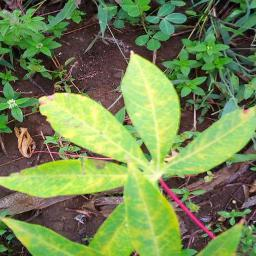
#> input picture AnalyseCassacaDiseases/images/4.jpg, 256 x 256 px
$ python -i _api_analyse_symptomes_racine.py   (imports and definitions only)   (older library calls are emulated)
#> lines starting #> are read from the running program, lines starting #| are printed output that depends on the picture; after the words box and inside, x2 and y2 are one past the last pixel; in counts of white or black regions, pixels touching at a corner belong together
from flask import Flask, request, jsonify
import cv2
import numpy as np
from skimage.feature import graycomatrix, graycoprops

# [1 line not run here, left out]

def detecter_deformations(image_racines):
    # Convertir l'image en niveaux de gris
    gray = cv2.cvtColor(image_racines, cv2.COLOR_BGR2GRAY)

    # Appliquer un flou gaussien pour réduire le bruit
    blurred = cv2.GaussianBlur(gray, (5, 5), 0)

    # Appliquer une binarisation adaptative
    thresh = cv2.adaptiveThreshold(blurred, 255, cv2.ADAPTIVE_THRESH_GAUSSIAN_C, cv2.THRESH_BINARY_INV, 11, 2)

    # Trouver les contours des objets dans l'image
    contours, _ = cv2.findContours(thresh, cv2.RETR_EXTERNAL, cv2.CHAIN_APPROX_SIMPLE)

    # Calculer la proportion de la zone déformée par rapport à la zone totale de l'image
    area_total = gray.shape[0] * gray.shape[1]
    area_deformed = sum(cv2.contourArea(contour) for contour in contours)

    proportion_deformation = area_deformed / area_total
    return proportion_deformation

def detecter_decolorations(image_racines):
    # Convertir l'image en espace de couleur Lab
    lab = cv2.cvtColor(image_racines, cv2.COLOR_BGR2Lab)

    # Séparer les canaux de couleur Lab
    l, _, _ = cv2.split(lab)

    # Calculer la moyenne et l'écart type du canal L (luminance)
    l_mean, l_std = cv2.meanStdDev(l)

    # Définir une plage de valeurs pour la luminance
    l_low = l_mean - l_std
    l_high = l_mean + l_std

    # Créer un masque pour les zones décolorées
    mask_decoloration = cv2.inRange(l, l_low, l_high)

    # Calculer la proportion de pixels décolorés par rapport à la zone totale
    area_total = lab.shape[0] * lab.shape[1]
    area_decoloration = cv2.countNonZero(mask_decoloration)
    proportion_decoloration = area_decoloration / area_total

    return proportion_decoloration

def analyser_texture_racines(image_racines):
    # Convertir l'image en niveaux de gris
    image_gray = cv2.cvtColor(image_racines, cv2.COLOR_BGR2GRAY)

    # Calculer la matrice de co-occurrence de niveaux de gris
    distances = [1]
    angles = [0, np.pi/4, np.pi/2, 3*np.pi/4]
    glcm = graycomatrix(image_gray, distances=distances, angles=angles, levels=256, symmetric=True, normed=True)

    # Calculer les caractéristiques de texture
    contrast = graycoprops(glcm, 'contrast')[0, 0]
    dissimilarity = graycoprops(glcm, 'dissimilarity')[0, 0]
    energy = graycoprops(glcm, 'energy')[0, 0]
    homogeneity = graycoprops(glcm, 'homogeneity')[0, 0]
    correlation = graycoprops(glcm, 'correlation')[0, 0]

    # Mettre en forme les résultats
    caracteristiques_texture = {
        'contraste': contrast,
        'dissimilarite': dissimilarity,
        'energie': energy,
        'homogeneite': homogeneity,
        'correlation': correlation
    }

    return caracteristiques_texture

def calculer_caracteristiques_symptomes_racines(image_path):
    # Charger l'image des racines de manioc
#> called with image_path = '../images/4.jpg'
    image_racines = cv2.imread(image_path)
#> image_racines is the input picture: shape (256, 256, 3); mean B, G, R 81.5, 135.4, 116.4

    # 1. Détection des déformations des racines
    deformation_racines = detecter_deformations(image_racines)
#> in detecter_deformations, `gray = cv2.cvtColor(image_racines, cv2.COLOR_BGR2GRAY)`:
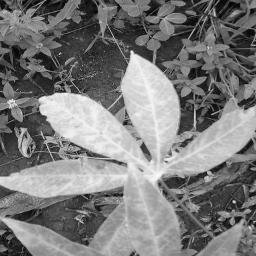
#> gray: shape (256, 256); min 0, max 250, mean 123.6
#> in detecter_deformations, `blurred = cv2.GaussianBlur(gray, (5, 5), 0)`:
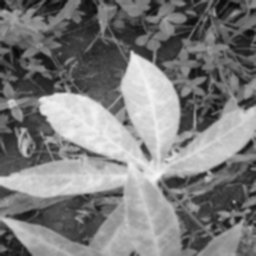
#> blurred: shape (256, 256); min 9, max 246, mean 123.6
#> in detecter_deformations, `thresh = cv2.adaptiveThreshold(blurred, 255, cv2.ADAPTIVE_THRESH_GAUSS..`:
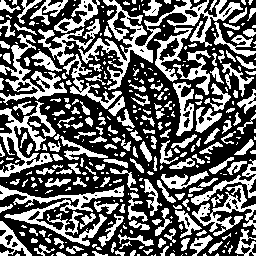
#> thresh: shape (256, 256); 40.1% white; 364 white regions (186 under 20 px)
#> in detecter_deformations, `contours, _ = cv2.findContours(thresh, cv2.RETR_EXTERNAL, cv2.CHAIN_AP..`: contours = 363 contours, 230 with area under 20; largest, box (x1, y1, x2, y2) and area: (78, 0, 243, 90) 2488, (0, 185, 124, 246) 1539, (0, 34, 67, 105) 1088, (0, 101, 56, 177) 1068, (192, 185, 256, 236) 794
#> in detecter_deformations, `area_deformed = sum(cv2.contourArea(contour) for contour in contours)`: area_deformed = 20406.5
#> in detecter_deformations, `proportion_deformation = area_deformed / area_total`: proportion_deformation = 0.311
#> deformation_racines = 0.311

    # 2. Détection des décolorations des racines
    decoloration_racines = detecter_decolorations(image_racines)
#> in detecter_decolorations, `lab = cv2.cvtColor(image_racines, cv2.COLOR_BGR2Lab)`: lab: shape (256, 256, 3); mean of channels 0, 1, 2 135.2, 113.5, 153.5
#> in detecter_decolorations, `l, _, _ = cv2.split(lab)`:
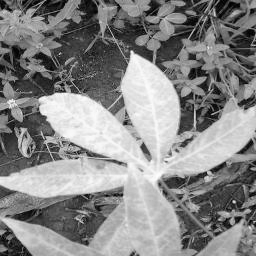
#> l: shape (256, 256); min 0, max 253, mean 135.2
#> in detecter_decolorations, `l_mean, l_std = cv2.meanStdDev(l)`: l_mean = [135.2]; l_std = [67.43]
#> in detecter_decolorations, `l_low = l_mean - l_std`: l_low = [67.78]
#> in detecter_decolorations, `l_high = l_mean + l_std`: l_high = [202.6]
#> in detecter_decolorations, `mask_decoloration = cv2.inRange(l, l_low, l_high)`:
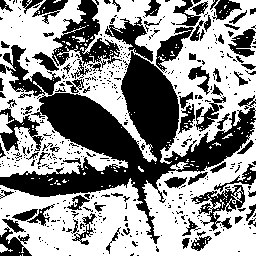
#> mask_decoloration: shape (256, 256); 56.6% white; 473 black regions (387 under 20 px), largest, box (x1, y1, x2, y2) and area: (0, 45, 256, 244) 14781, (52, 0, 122, 68) 1861, (191, 185, 245, 231) 841
#> in detecter_decolorations, `area_decoloration = cv2.countNonZero(mask_decoloration)`: area_decoloration = 37121
#> in detecter_decolorations, `proportion_decoloration = area_decoloration / area_total`: proportion_decoloration = 0.566
#> decoloration_racines = 0.566

    # 3. Analyse de la texture des racines
    texture_racines = analyser_texture_racines(image_racines)
#> in analyser_texture_racines, `contrast = graycoprops(glcm, 'contrast')[0, 0]`: contrast = 425.7
#> in analyser_texture_racines, `dissimilarity = graycoprops(glcm, 'dissimilarity')[0, 0]`: dissimilarity = 12.61
#> in analyser_texture_racines, `energy = graycoprops(glcm, 'energy')[0, 0]`: energy = 0.0113
#> in analyser_texture_racines, `homogeneity = graycoprops(glcm, 'homogeneity')[0, 0]`: homogeneity = 0.13
#> in analyser_texture_racines, `correlation = graycoprops(glcm, 'correlation')[0, 0]`: correlation = 0.946
#> in analyser_texture_racines, `caracteristiques_texture = { 'contraste': contrast, 'dissimilarite': d..`: caracteristiques_texture = {'contraste': 425.7, 'dissimilarite': 12.61, 'energie': 0.0113, 'homogeneite': 0.13, 'correlation': 0.946}
#> texture_racines has the same summary as caracteristiques_texture in analyser_texture_racines

    # Mettre en forme les résultats
    caracteristiques_symptomes_racines = {
        'deformation_racines': deformation_racines,
        'decoloration_racines': decoloration_racines,
        'texture_racines': texture_racines
    }

    return caracteristiques_symptomes_racines

# [11 lines that did not run here, left out]

# [2 lines not run here, left out]

>>> result = calculer_caracteristiques_symptomes_racines('../images/4.jpg')
#> result = 3 items

$ run again, on AnalyseCassacaDiseases/images/5.jpg
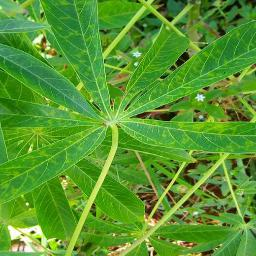
#> input picture AnalyseCassacaDiseases/images/5.jpg, 256 x 256 px
#> in calculer_caracteristiques_symptomes_racines, image_racines is the input picture: shape (256, 256, 3); mean B, G, R 46.7, 150.8, 87.4
#> in detecter_deformations, `thresh = cv2.adaptiveThreshold(blurred, 255, cv2.ADAPTIVE_THRESH_GAUSS..`:
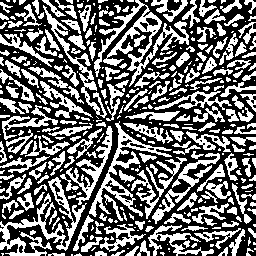
#> thresh: shape (256, 256); 43% white; 396 white regions (187 under 20 px)
#> contours = 396 contours, 231 with area under 20; largest, box (x1, y1, x2, y2) and area: (94, 0, 189, 87) 1633, (0, 177, 87, 256) 1362, (89, 121, 172, 217) 1237, (43, 5, 107, 118) 624, (152, 153, 220, 224) 602
#> area_deformed = 20742
#> proportion_deformation = 0.316
#> lab: shape (256, 256, 3); mean of channels 0, 1, 2 143.8, 90.7, 173.1
#> l_mean = [143.8]; l_std = [35.07]
#> l_low = [108.7]
#> l_high = [178.9]
#> in detecter_decolorations, `mask_decoloration = cv2.inRange(l, l_low, l_high)`:
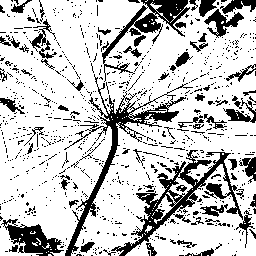
#> mask_decoloration: shape (256, 256); 77.3% white; 902 black regions (832 under 20 px), largest, box (x1, y1, x2, y2) and area: (111, 150, 244, 256) 2676, (64, 74, 193, 256) 2356, (101, 0, 190, 82) 1467
#> area_decoloration = 50671
#> proportion_decoloration = 0.773
#> contrast = 452.1
#> dissimilarity = 13.87
#> energy = 0.0155
#> homogeneity = 0.107
#> correlation = 0.814
#> caracteristiques_texture = {'contraste': 452.1, 'dissimilarite': 13.87, 'energie': 0.0155, 'homogeneite': 0.107, 'correlation': 0.814}
#> texture_racines has the same summary as caracteristiques_texture in analyser_texture_racines
#> result = 3 items

$ run again, on AnalyseCassacaDiseases/images/6.jpg
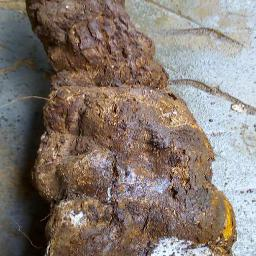
#> input picture AnalyseCassacaDiseases/images/6.jpg, 256 x 256 px
#> in calculer_caracteristiques_symptomes_racines, image_racines is the input picture: shape (256, 256, 3); mean B, G, R 113, 120.7, 132.6
#> in detecter_deformations, `thresh = cv2.adaptiveThreshold(blurred, 255, cv2.ADAPTIVE_THRESH_GAUSS..`:
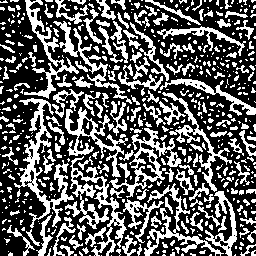
#> thresh: shape (256, 256); 36.8% white; 577 white regions (416 under 20 px)
#> contours = 576 contours, 467 with area under 20; largest, box (x1, y1, x2, y2) and area: (14, 98, 74, 228) 1360, (109, 128, 182, 198) 1260, (65, 156, 127, 256) 1231, (65, 101, 128, 177) 1072, (24, 0, 79, 99) 758
#> area_deformed = 16918
#> proportion_deformation = 0.258
#> lab: shape (256, 256, 3); mean of channels 0, 1, 2 129.6, 132, 134.4
#> l_mean = [129.6]; l_std = [57.56]
#> l_low = [72.06]
#> l_high = [187.2]
#> in detecter_decolorations, `mask_decoloration = cv2.inRange(l, l_low, l_high)`:
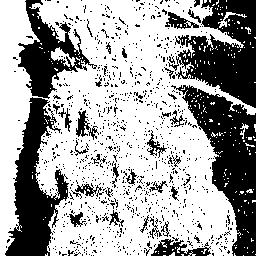
#> mask_decoloration: shape (256, 256); 64.2% white; 977 black regions (938 under 20 px), largest, box (x1, y1, x2, y2) and area: (171, 85, 256, 256) 5799, (168, 0, 256, 108) 5097, (5, 97, 69, 256) 4647
#> area_decoloration = 42049
#> proportion_decoloration = 0.642
#> contrast = 641.9
#> dissimilarity = 17.07
#> energy = 0.00953
#> homogeneity = 0.0972
#> correlation = 0.899
#> caracteristiques_texture = {'contraste': 641.9, 'dissimilarite': 17.07, 'energie': 0.00953, 'homogeneite': 0.0972, 'correlation': 0.899}
#> texture_racines has the same summary as caracteristiques_texture in analyser_texture_racines
#> result = 3 items

$ run again, on AnalyseCassacaDiseases/images/7.jpg
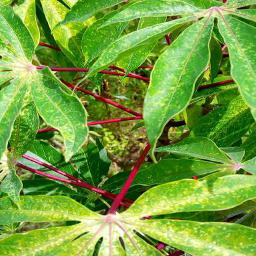
#> input picture AnalyseCassacaDiseases/images/7.jpg, 256 x 256 px
#> in calculer_caracteristiques_symptomes_racines, image_racines is the input picture: shape (256, 256, 3); mean B, G, R 61.9, 158.8, 117.2
#> in detecter_deformations, `thresh = cv2.adaptiveThreshold(blurred, 255, cv2.ADAPTIVE_THRESH_GAUSS..`:
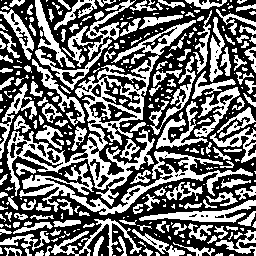
#> thresh: shape (256, 256); 43.7% white; 330 white regions (183 under 20 px)
#> contours = 322 contours, 202 with area under 20; largest, box (x1, y1, x2, y2) and area: (7, 20, 196, 206) 6692, (19, 151, 253, 215) 2643, (139, 200, 256, 223) 774, (194, 87, 240, 137) 589, (35, 39, 112, 90) 560
#> area_deformed = 24749
#> proportion_deformation = 0.378
#> lab: shape (256, 256, 3); mean of channels 0, 1, 2 154.4, 99.6, 171.8
#> l_mean = [154.4]; l_std = [55.53]
#> l_low = [98.87]
#> l_high = [209.9]
#> in detecter_decolorations, `mask_decoloration = cv2.inRange(l, l_low, l_high)`:
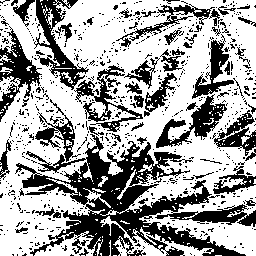
#> mask_decoloration: shape (256, 256); 63.2% white; 738 black regions (681 under 20 px), largest, box (x1, y1, x2, y2) and area: (15, 134, 256, 256) 10173, (34, 0, 89, 90) 1526, (0, 26, 42, 122) 1343
#> area_decoloration = 41443
#> proportion_decoloration = 0.632
#> contrast = 526.4
#> dissimilarity = 15.26
#> energy = 0.00962
#> homogeneity = 0.0893
#> correlation = 0.916
#> caracteristiques_texture = {'contraste': 526.4, 'dissimilarite': 15.26, 'energie': 0.00962, 'homogeneite': 0.0893, 'correlation': 0.916}
#> texture_racines has the same summary as caracteristiques_texture in analyser_texture_racines
#> result = 3 items
